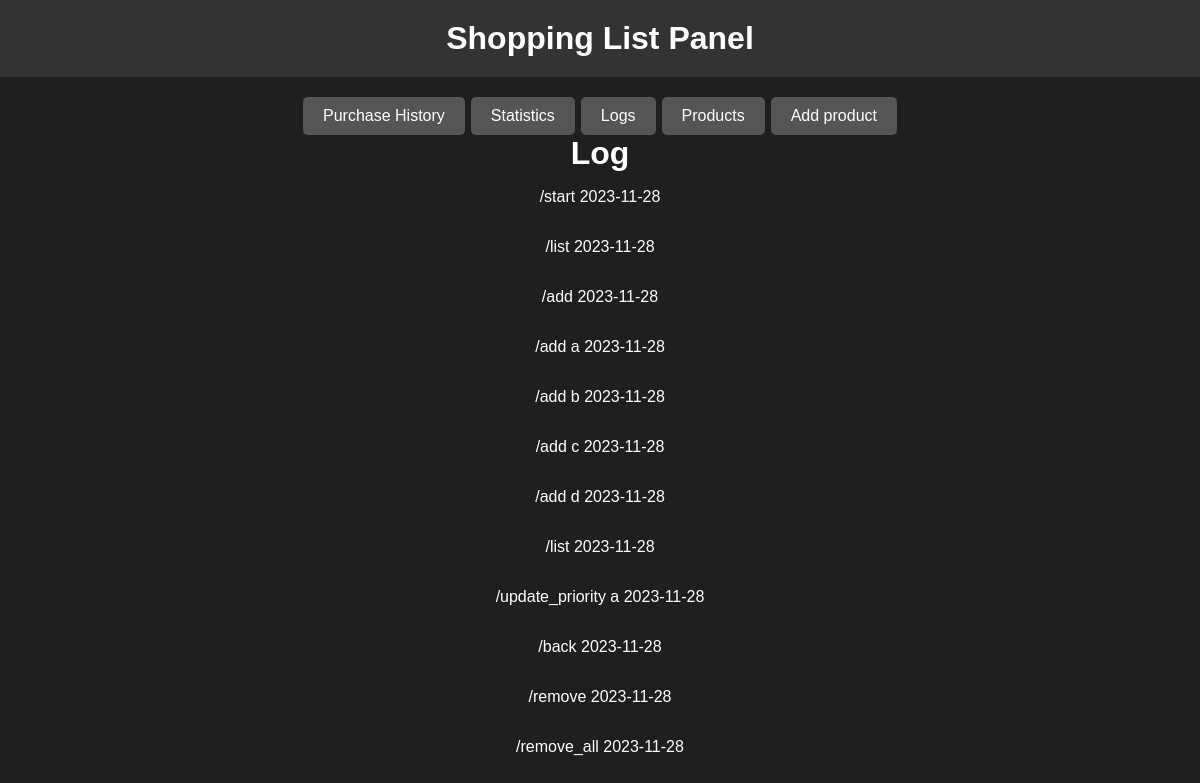
Page /logs on the committed database.
### db.py (models this page shows, shortened)
class Log(db.Model):
    id = db.Column(db.Integer, primary_key=True)
    command = db.Column(db.String, nullable=False)
    date = db.Column(db.DateTime, default=datetime.utcnow)

### app.py (the view)
@app.route('/logs')
def logs():
    log = Log.query.order_by(Log.date).all()
    return render_template('logs.html', log=log)

### templates/logs.html
{% extends 'base.html' %}
{% block body %}
<div class="container mt-5">
    <h1>Log</h1>
    {% if log|length > 0 %}
        {% for el in log %}
        <div class="alert alert-info">
            <p>{{ el.command }} {{ el.date.date() }}</p>
        </div>
        {% endfor %}
    {% else %}
        <p>No log</p>
    {% endif %}
</div>
{% endblock %}

### templates/base.html (shortened to what this page needs)
<!DOCTYPE html>
<html lang="en">
<head>
</head>
<body>
<div class="header">
    <h1>Shopping List Panel</h1>
</div>
<div class="container">
    <div class="buttons">
        <a href="/purchase-history" class="btn">Purchase History</a>
        <a href="/statistics" class="btn">Statistics</a>
        <a href="/logs" class="btn">Logs</a>
        <a href="/products" class="btn">Products</a>
        <a href="/add-product" class="btn">Add product</a>
    </div>
    {% block body %}{% endblock %}
</div>
</body>
</html>

### templates/base.html (style rules this page uses)
body { background-color: #1f1f1f; color: #fff; font-family: Verdana, Geneva, Tahoma, sans-serif; margin: 0; padding: 0; }
.header { text-align: center; padding: 20px 0; background-color: #333; }
h1 { margin: 0; }
.container { display: flex; flex-direction: column; align-items: center; justify-content: flex-start; min-height: 100vh; }
.buttons { display: flex; justify-content: space-around; align-items: center; width: 50%; margin-top: 20px; }
.btn { padding: 10px 20px; background-color: #555; color: #fff; border: none; border-radius: 5px; cursor: pointer; text-decoration: none; font-size: 16px; transition: background-color 0.3s ease; }

### rows in the picture
Log: command "/start", date "2023-11-28"
Log: command "/list", date "2023-11-28"
Log: command "/add", date "2023-11-28"
Log: command "/add a", date "2023-11-28"
Log: command "/add b", date "2023-11-28"
Log: command "/add c", date "2023-11-28"
Log: command "/add d", date "2023-11-28"
Log: command "/list", date "2023-11-28"
Log: command "/update_priority a", date "2023-11-28"
Log: command "/back", date "2023-11-28"
Log: command "/remove", date "2023-11-28"
Log: command "/remove_all", date "2023-11-28"
